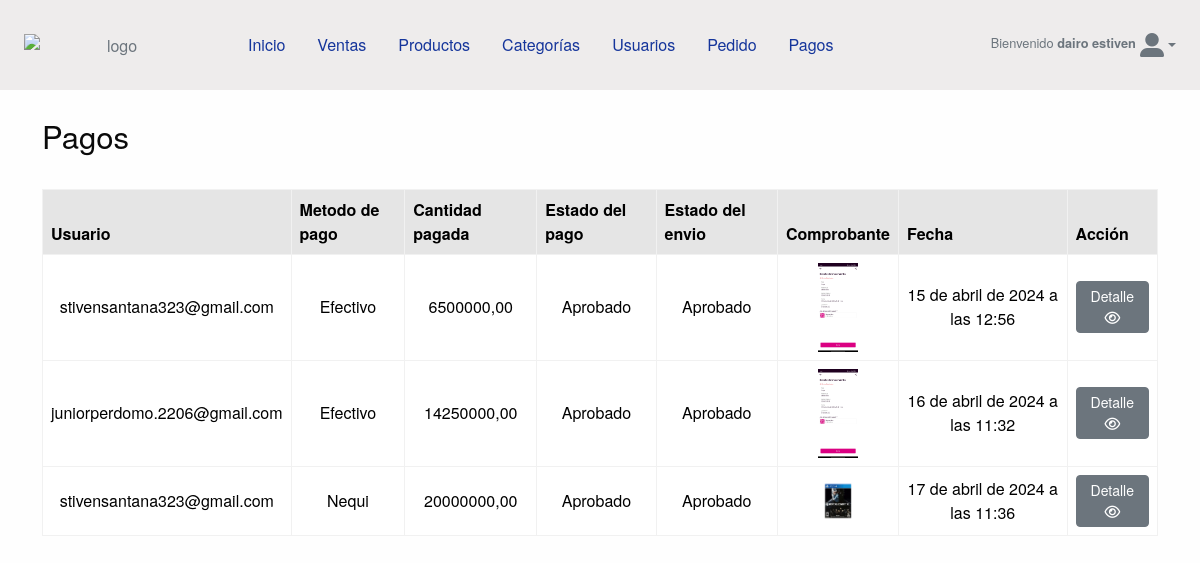
The page /pedido/admin/pagos/ (signed in) on the database as committed earlier.
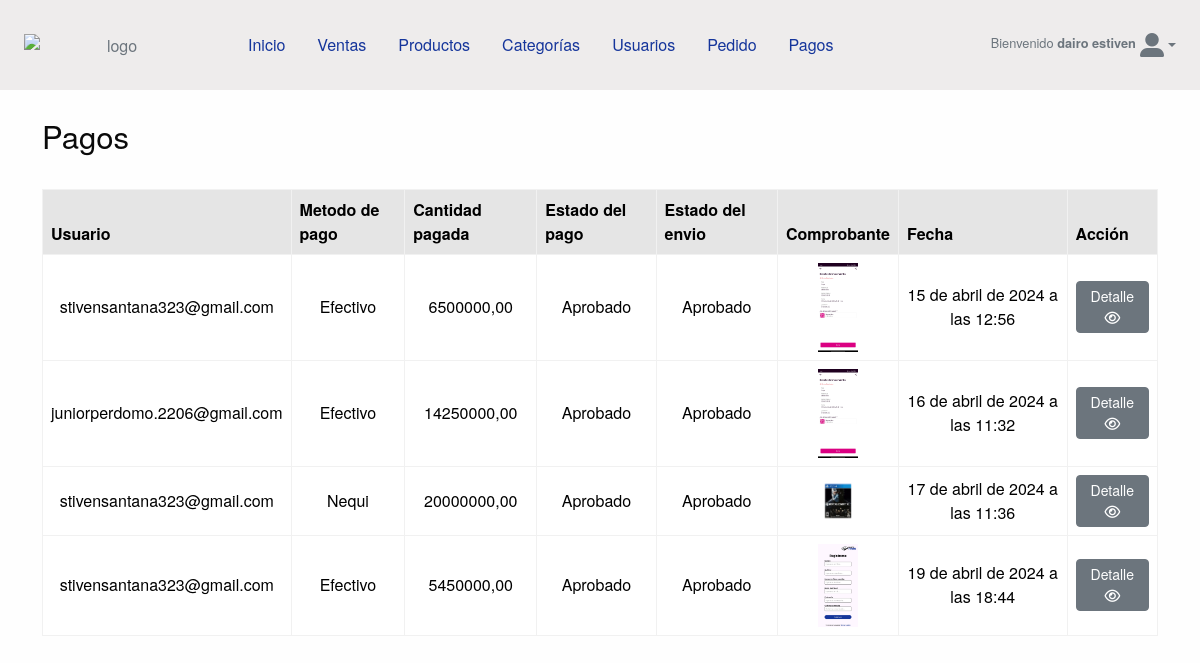
The same page on the database as committed later.
### pedido/models.py (models this page shows, shortened)
class Pago(models.Model):
    OPCIONES_ESTADO_PAGOS = [
        ("En espera de verificación", "En espera de verificación"),
        ("Aprobado", "Aprobado"),
        ("Rechazado", "Rechazado"),
    ]
    OPCIONES_ENVIO = [
        ("En espera de verificación", "En espera de verificación"),
        ("Aprobado", "Aprobado"),
        ("Rechazado", "Rechazado"),
    ]
    usuario = models.ForeignKey(Cuenta, on_delete=models.CASCADE, null=True, blank=True)
    metodo_pago = models.CharField(max_length=50, null=True, blank=True)
    cantidad_pagada = models.DecimalField(max_digits=12, decimal_places=2,  null=True, blank=True)
    comprobante = models.ImageField(
        upload_to="comprobantes/",
        validators=[validate_image_file_extension]
    )
    estado_pago = models.CharField(
        max_length=50, choices=OPCIONES_ESTADO_PAGOS, default="En espera de verificación"
    )
    estado_envio = models.CharField(
        max_length=50, choices=OPCIONES_ENVIO, default="En espera de verificación"
    )
    fecha = models.DateTimeField(default=timezone.now)

### cuenta/models.py (models this page shows, shortened)
class Cuenta(AbstractBaseUser):
    nombre = models.CharField(max_length=25)
    apellido = models.CharField(max_length=25)
    username = models.CharField(max_length=25, unique=True, verbose_name="usuario")
    correo_electronico = models.EmailField(max_length=50, unique=True)
    telefono = models.CharField(max_length=12)
    inicio_acceso = models.DateField(default=timezone.now)
    ultimo_acceso = models.DateField(default=timezone.now)
    is_staff = models.BooleanField(default=False, verbose_name="usuario")
    is_admin = models.BooleanField(default=False, verbose_name="Administrador")
    is_active = models.BooleanField(default=False, verbose_name="Actvio")
    USERNAME_FIELD = "correo_electronico"
    REQUIRED_FIELDS = ["nombre", "apellido", "username"]
    objects = ManejardorCuenta()
    def __str__(self):
        return self.correo_electronico

### config/decorators.py (the view)
    def wrapper(request, *args, **kwargs):
        cuenta = Cuenta.objects.get(correo_electronico=request.user)
        if cuenta.is_active and cuenta.is_staff and cuenta.is_admin:
            return view_func(request, *args, **kwargs)
        else:
            return redirect("inicio_sesion")

### pedido/views.py (called while the page is built)
@login_required(login_url="inicio_sesion")
@protect_route
def lista_pagos(request):
    queryset = Pago.objects.all()
    return render(
        request,
        "admin/pagos/lista_pagos.html",
        {"pagos": queryset},
    )

### tienda/context_processors.py (called while the page is built)
def enlaces_categorias(request):
    enlace = Categoria.objects.all()
    return dict(enlace_categoria=enlace)

### templates/admin/pagos/lista_pagos.html (shortened to what this page needs)
{% extends 'admin/base_admin.html' %}
{% load static %}
{% block content %}
<div>
    <div class="container my-3">
        <div class="d-flex justify-content-between my-4">
            <div>
                <h3>Pagos</h3>
            </div>
        </div>
        <div class="d-flex justify-content-center text-center">
            <div class="col-12">
                <div class="table-responsive">
                    <table id="tblAdmin" class="table table-hover table-bordered">
                        <thead class="table-active ">
                            <tr>
                                <th scope="col">Usuario</th>
                                <th scope="col">Metodo de pago</th>
                                <th scope="col">Cantidad pagada</th>
                                <th scope="col">Estado del pago</th>
                                <th scope="col">Estado del envio</th>
                                <th scope="col">Comprobante</th>
                                <th scope="col">Fecha</th>
                                <th scope="col">Acción</th>
                            </tr>
                        </thead>
                        <tbody>
                            {% for p in pagos %}
                            <tr>
                                <td class="align-middle">
                                    <span>{{ p.usuario }}</span>
                                </td>
                                <td class="align-middle">{{ p.metodo_pago }}</td>
                                <td class="align-middle">{{ p.cantidad_pagada }}</td>
                                <td class="align-middle text-center">{{ p.estado_pago }}</td>
                                <td class="align-middle text-center">{{ p.estado_envio }}</td>
                                <td class="align-middle text-center">
                                    <a href="{{ p.comprobante.url }}" target="_blank">
                                        <img width="40px" src="{{ p.comprobante.url }}" alt="">
                                    </a>
                                </td>
                                <td class="align-middle text-center">{{ p.fecha }}</td>
                                <td class="align-middle">
                                    <div class="d-flex gap-1">
                                        <a href="{% url 'detalle_pagos_admin' p.id %}" class="btn btn-secondary btn-sm">Detalle <i class="fa-regular fa-eye"></i></a>
                                    </div>
                                </td>
                            </tr>
                            {% endfor %}
                        </tbody>
                    </table>
                </div>
            </div>
        </div>
    </div>
{% endblock %}

Rows that differ between the two databases and show on the page:
added Pago: usuario "stivensantana323@gmail.com", metodo_pago "Efectivo", cantidad_pagada "5450000,00", estado_pago "Aprobado", estado_envio "Aprobado", comprobante (picture), fecha "19 de abril de 2024 a las 18:44"
